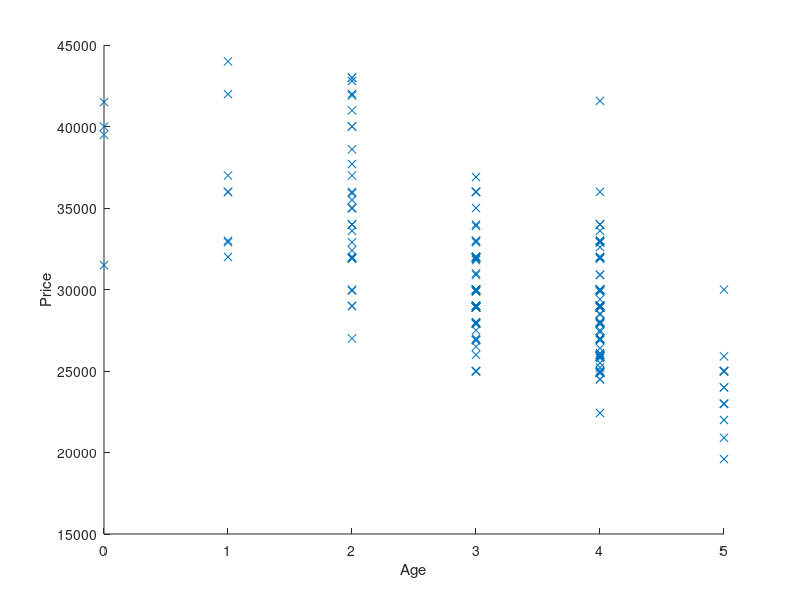
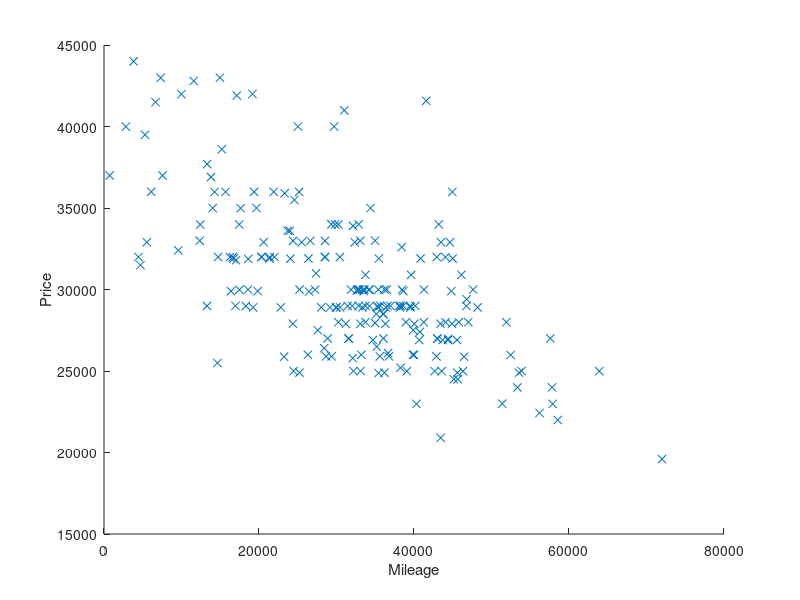
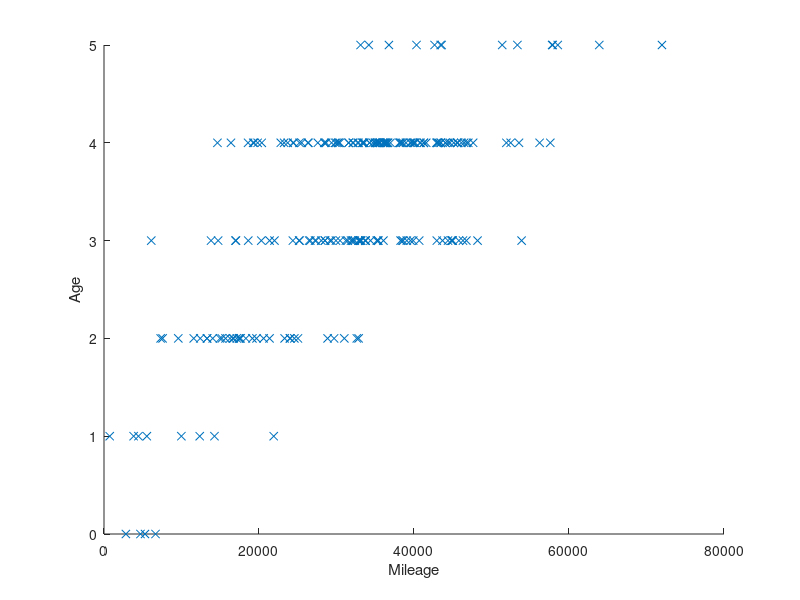

Here is the MATLAB script that generated these plots, in order: (Note: this script raises an error after producing the figures.)
%% Estimation of Residual Value of BMWs Serie 3
%  estimation performed with multiple linear regression

%% Load Data for BMWs
%  Price,Age,Mileage,Year,ResidualPrice,PredFormulaPrice

% load data for used cars (218 samples)
data = load('used_bmw.txt'); 
n = size(data,1);

% model parameters
price = data(:,1); % y
mileage = data(:,3); % x1
age = data(:,2); % x2
year = data(:,4);
residualPrice = data(:,5); % x3
predFormulaPrice = data(:,6); % x4

% Note:
% for this sample, we will be using age and mileage to predict the price
% there is a sense of correlation: an old car might have a lot of miles.

%% Initial Check for SRM
% Scatterplots will tell if the data is good for multiple linear
% regression

% Age x2  vs Price y
scatter(age, price, 'xb');
xlabel('Age');
ylabel('Price');
figure;

% Mileage x1 vs Price y
scatter(mileage, price, 'xb');
xlabel('Mileage');
ylabel('Price');
figure;

% Age x2 vs Mileage x1
scatter(mileage, age, 'xb');
xlabel('Mileage');
ylabel('Age');

% colinearity is envident between x1 and x2
% al charts seems to be linear with some outliers

%% Multiple Regression Model Fit

% standard deviations
Sy = std(price);
Sx1 = std(mileage);
Sx2 = std(age);

% estimation of b1 (or Theta1) b1 = -1,853.8
b1 = (Sy/Sx1)*((corr(price,mileage)-corr(price,age)*corr(mileage,age))/(1-corr(mileage,age)^2));
% estimation of b2 (or Theta2) b2 = -0.1240
b2 = (Sy/Sx2)*((corr(price,age)-corr(price,mileage)*corr(mileage,age))/(1-corr(mileage,age)^2));
% estimation of b0 (intercept of Theta0) = 40,324
b0 = mean(price) - b1 * mean(mileage) - b2 * mean(age);

% prediction array (linear regression)
pricePrediction = b0 + b1 * mileage + b2 * age;

% R-squared: ratio of sum of squares of the fitted values around y (0.5104)
r2 = sum((pricePrediction - mean(price)).^2) / sum((price - mean(price)).^2);
% adjusted r-suared
r2Adj = 1- (1 - r2) * ((n-1)/(n-k-1));

% Standard Squared Error
k = 2 % two explanatory variables (mileage and age)
Se2 = sum((price - b0 - b1 * mileage - b2 * age).^2) / (n-k-1);
Se = sqrt(Se2);

% Standard Error for Slopes
%Note: 1 / (1- corr(x1, x2)^2) = Variance Inflation Factor (VIF)
% Se(Mileage)
SeMileage = Se / (sqrt(n-1)*Sx1) * sqrt( 1 / (1- corr(age, mileage)^2)); 
% Se(Age)
SeAge = Se / (sqrt(n-1)*Sx2) * sqrt( 1 / (1- corr(age, mileage)^2));
% Se(Intercept b0) - computed / hard coded
SeIntercept = 721.8478;

% t-Ratios zscore(ratio) calculates p-value
interceptRatio = b0 / SeIntercept;
b1MileageRatio = b1 / SeMileage;
b2AgeRatio = b2 / SeAge;


% TODO: Confidence Interval for partial effects of age and mileage









